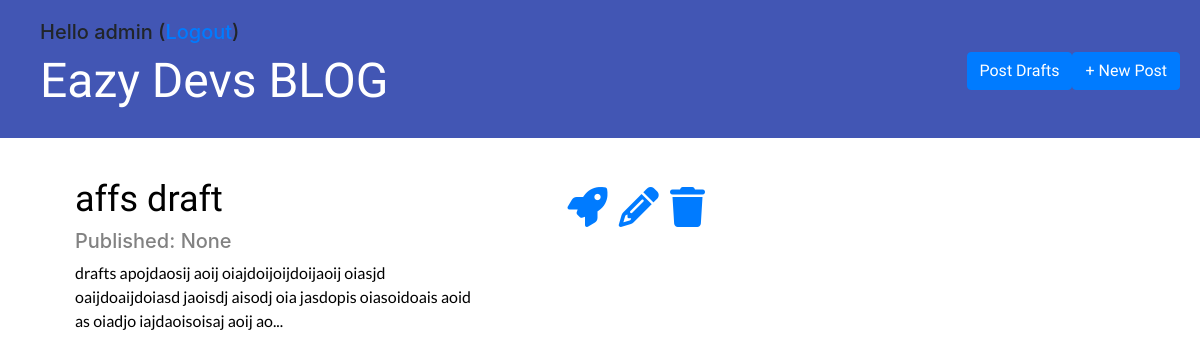
The page /drafts/ (signed in) on the database as committed earlier.
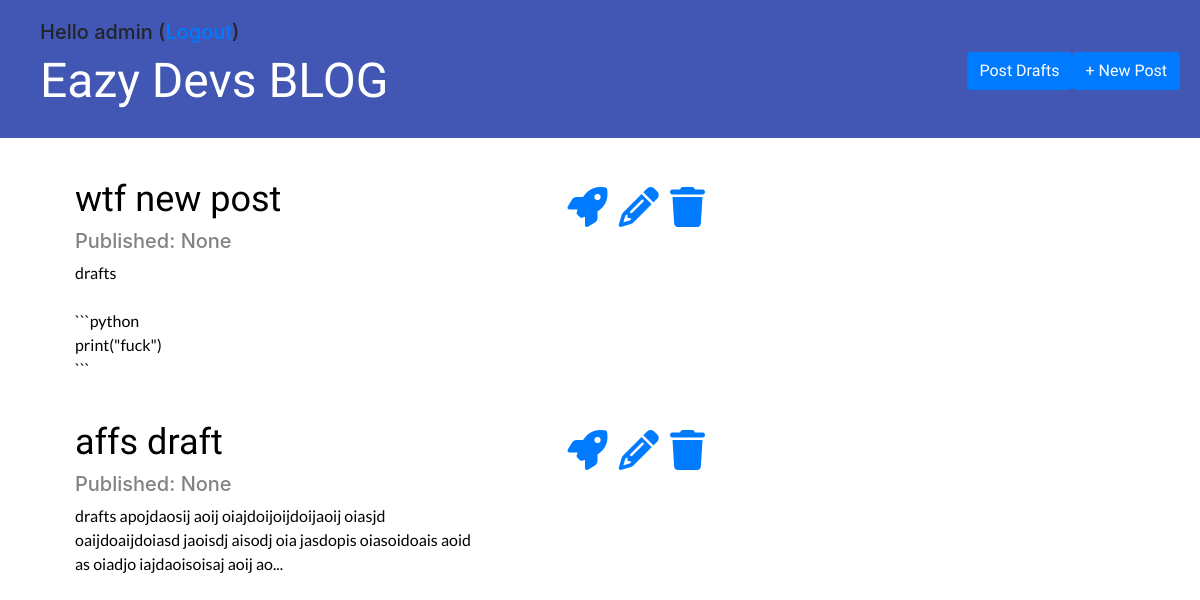
The same page on the database as committed later.
### blog/models.py (models this page shows, shortened)
class Post(models.Model):
    author = models.ForeignKey('auth.User', on_delete=models.CASCADE)
    title = models.CharField(max_length=200)
    text = models.TextField()
    created_date = models.DateTimeField(default=timezone.now)
    published_date = models.DateTimeField(blank=True, null=True)

### blog/views.py (the view)
# urls.py: path('drafts/', views.post_drafts, name='post_drafts'),
@login_required
def post_drafts(request):
    posts = Post.objects.filter(published_date__isnull=True).order_by('-created_date')
    stuff_for_frontend = {'posts': posts}
    return render(request, 'blog/post_drafts.html',stuff_for_frontend)

### blog/templates/blog/post_drafts.html (shortened to what this page needs)
{% extends "blog/base.html" %}
{% block content %}
  {% for post in posts %}
    <div class="post">
      {% if user.is_authenticated %}
        <span class="crud-icons" style="float: right; font-size: 30pt; margin-right: 100px; ">
          <a href="{% url 'blog:post_publish' pk=post.pk %}"><i class="fas fa-rocket"></i></a>
          <a href="{% url 'blog:post_edit' pk=post.pk %}"><i class="fas fa-pencil-alt"></i></a>
          <a href="{% url 'blog:post_remove' pk=post.pk %}"><i class="fas fa-trash"></i></a>
        </span>
      {% endif %}
      <h2><a href="{% url 'blog:post_detail' pk=post.pk %}">{{ post.title }}</a></h2>
      <div class="date">
        <h5>Published: {{ post.published_date }}</h5>
      </div>
      <div class="text-desc">
        <p>{{ post.text|truncatechars:150|linebreaksbr }}</p>
      </div>
    </div>
  {% endfor %}
{% endblock %}

### blog/templates/blog/base.html (shortened to what this page needs)
{% load staticfiles %}
<!DOCTYPE html>
<html lang="pt">
<head>
	<link rel="stylesheet" href="https://stackpath.bootstrapcdn.com/bootstrap/4.3.1/css/bootstrap.min.css" >
	<link rel="stylesheet" href="{% static '/blog.css'%}">
</head>
<body>
<div class="page-header">
	<div class="top-menu">
		{% if user.is_authenticated %}
			<h5>Hello {{ user.username }} (<a href="{% url 'logout' %}">Logout</a>)</h5>
			<h1><a href="{% url 'blog:post_new' %}" ><button type="button" class="btn btn-primary">+ New Post</button></a></h1>
			<h1><a href="{% url 'blog:post_drafts' %}" ><button type="button" class="btn btn-primary">Post Drafts</button></a></h1>
		{% else %}
			<h1><a href="{% url 'login' %}" ><button type="button" class="btn btn-primary">Login</button></a></h1>
		{% endif %}
	</div>
	<h1><a href="{% url 'blog:post_list' %}">Eazy Devs BLOG</a></h1>
</div>
<div class="content container">
	<div class="row">
		<div class="col-md-8">
      {% block content %}
      {% endblock %}
    </div>
  </div>
</div>
</body>
</html>

### blog/static/blog.css (style rules this page uses)
.page-header { background-color: #4256b4; margin-top: 0; padding: 20px 20px 20px 40px; }
.page-header h1 a { color: #ffffff; font-size: 36pt; text-decoration: none; }
.page-header .btn-primary { float: right; }
.content { margin-left: 60px; }
h1, h2 { font-size: 36px; text-decoration: none; font-family: 'Luckiest Guy', cursive !important; }
.date, .author { color: #828282; }
.post { margin-top: 40px; margin-bottom: 40px; }
.post h2 a { color: #000000; }
.text-desc p { font-family: 'Lato', sans-serif; color: #000000; }

Rows that differ between the two databases and show on the page:
added Post: title "wtf new post", published_date "None", text "drafts ```python print(\"fuck\") ```"
